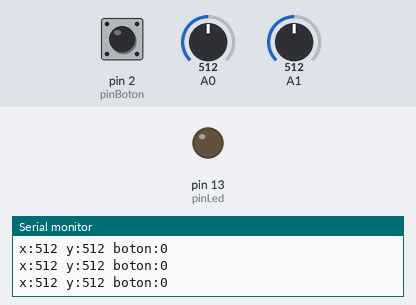
Recording of a sketch running on a simulated Arduino Uno, built with avr-gcc and run on an emulated ATmega328P. Shown: output pins drawn as LEDs (lit = HIGH), the last lines printed to the serial monitor. Inputs (shaded band) come from the test bench; at power-on: pin 2 (pinBoton) LOW, A0 = 512, A1 = 512.

Above: at 1.2 s.
1.3 s: pin 2 (pinBoton) pulled HIGH for 0.15 s
At 1.41 s:
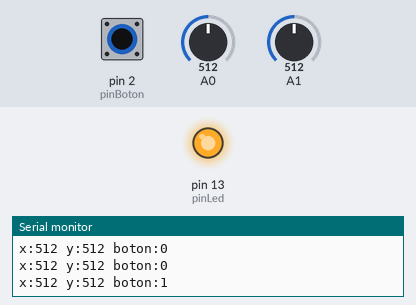
3.0 s: pin 2 (pinBoton) pulled HIGH for 3.2 s
At 6.8 s:
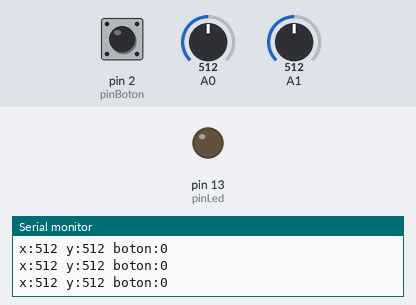
Timing chart, 0 to 8.3 s (numbered marks = the images above; inputs shaded):
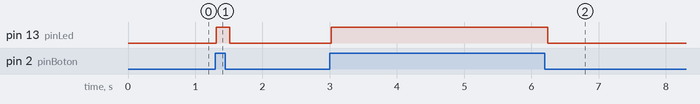

Measured:
- after the input at 1.3 s, pin 13 (pinLed): LOW → HIGH at once, → LOW 0.20 s later
- after the input at 3.0 s, pin 13 (pinLed): LOW → HIGH at once, → LOW 3.2 s later

The sketch:

02_joystick.ino
```cpp
/*
  02 Lectura de joystick analógico

  Ejemplo de funcionamiento de un joystick analógico.
  Ponencia "Evolución de los mandos de videojuegos y Arduino"

  Creado el 18 Feb 2019
  por Alfonso Jiménez Vílchez

  GNU GPL 3.0
  https://github.com/sambrista/velez-impulsa-1819/
*/

int x,y, boton; // Variable donde almacenamos la posición horizontal, vertical y el valor del botón
int pinBoton = 2; // Pin donde leemos el botón
int pinLed = 13; // Pin donde enchufamos el LED

void setup() {
  // Inicia las entradas y salidas digitales.
  pinMode(pinLed, OUTPUT);
  pinMode(pinBoton,INPUT);
  Serial.begin(9600);
}

void loop() {
  // Leemos analógicamente ambos ejes del joystick
  x = analogRead(A0);
  y = analogRead(A1);
  boton = digitalRead(pinBoton);
  digitalWrite(pinLed, boton);
  Serial.print("x:");
  Serial.print(x);
  Serial.print(" y:");
  Serial.print(y);
  Serial.print(" boton:");
  Serial.println(boton);
  delay(100);
}
```
